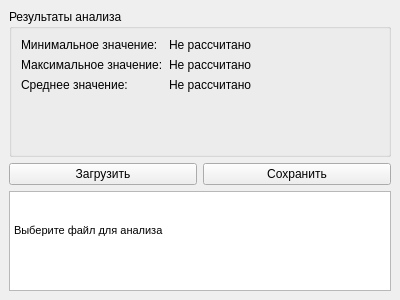
<?xml version="1.0" encoding="UTF-8"?>
<ui version="4.0">
    <class>MainWindow</class>
    <widget class="QMainWindow" name="MainWindow">
        <property name="geometry">
            <rect>
                <x>0</x>
                <y>0</y>
                <width>400</width>
                <height>300</height>
            </rect>
        </property>
        <property name="windowTitle">
            <string>Анализ чисел</string>
        </property>
        <widget class="QWidget" name="centralwidget">
            <layout class="QVBoxLayout" name="verticalLayout">
                <item>
                    <widget class="QGroupBox" name="groupBox">
                        <property name="title">
                            <string>Результаты анализа</string>
                        </property>
                        <layout class="QFormLayout" name="formLayout">
                            <item row="0" column="0">
                                <widget class="QLabel" name="label">
                                    <property name="text">
                                        <string>Минимальное значение:</string>
                                    </property>
                                </widget>
                            </item>
                            <item row="0" column="1">
                                <widget class="QLabel" name="minValueLabel">
                                    <property name="text">
                                        <string>Не рассчитано</string>
                                    </property>
                                </widget>
                            </item>
                            <item row="1" column="0">
                                <widget class="QLabel" name="label_2">
                                    <property name="text">
                                        <string>Максимальное значение:</string>
                                    </property>
                                </widget>
                            </item>
                            <item row="1" column="1">
                                <widget class="QLabel" name="maxValueLabel">
                                    <property name="text">
                                        <string>Не рассчитано</string>
                                    </property>
                                </widget>
                            </item>
                            <item row="2" column="0">
                                <widget class="QLabel" name="label_3">
                                    <property name="text">
                                        <string>Среднее значение:</string>
                                    </property>
                                </widget>
                            </item>
                            <item row="2" column="1">
                                <widget class="QLabel" name="avgValueLabel">
                                    <property name="text">
                                        <string>Не рассчитано</string>
                                    </property>
                                </widget>
                            </item>
                        </layout>
                    </widget>
                </item>
                <item>
                    <layout class="QHBoxLayout" name="horizontalLayout">
                        <item>
                            <widget class="QPushButton" name="loadButton">
                                <property name="text">
                                    <string>Загрузить</string>
                                </property>
                            </widget>
                        </item>
                        <item>
                            <widget class="QPushButton" name="saveButton">
                                <property name="text">
                                    <string>Сохранить</string>
                                </property>
                            </widget>
                        </item>
                    </layout>
                </item>
                <item>
                    <widget class="QTextEdit" name="statusTextEdit">
                        <property name="maximumSize">
                            <size>
                                <width>16777215</width>
                                <height>100</height>
                            </size>
                        </property>
                        <property name="html">
                            <string>&lt;!DOCTYPE HTML PUBLIC &quot;-//W3C//DTD HTML 4.0//EN&quot; &quot;http://www.w3.org/TR/REC-html40/strict.dtd&quot;&gt;
                                &lt;html&gt;&lt;head&gt;&lt;meta name=&quot;qrichtext&quot; content=&quot;1&quot; /&gt;&lt;style
                                type=&quot;text/css&quot;&gt;
                                p, li { white-space: pre-wrap; }
                                &lt;/style&gt;&lt;/head&gt;&lt;body style=&quot; font-family:'MS Shell Dlg 2';
                                font-size:8.25pt; font-weight:400; font-style:normal;&quot;&gt;
                                &lt;p style=&quot; margin-top:0px; margin-bottom:0px; margin-left:0px; margin-right:0px;
                                -qt-block-indent:0; text-indent:0px;&quot;&gt;Выберите файл для анализа&lt;/p&gt;&lt;/body&gt;&lt;/html&gt;
                            </string>
                        </property>
                    </widget>
                </item>
            </layout>
        </widget>
    </widget>
    <resources/>
    <connections/>
</ui>
